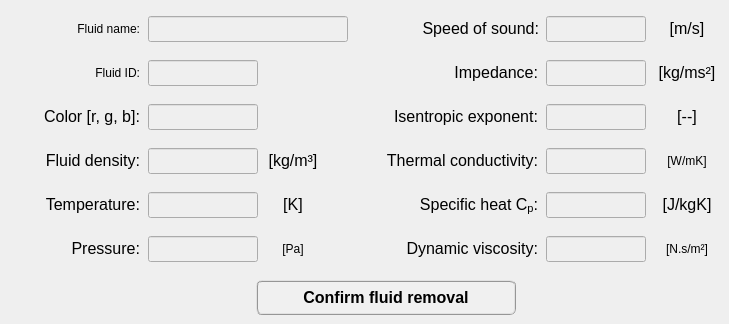
    <widget class="QWidget" name="tab_remove_fluid">
     <attribute name="title">
      <string>Delete</string>
     </attribute>
     <widget class="QPushButton" name="pushButton_confirm_fluid_removal">
      <property name="enabled">
       <bool>true</bool>
      </property>
      <property name="geometry">
       <rect>
        <x>256</x>
        <y>280</y>
        <width>260</width>
        <height>35</height>
       </rect>
      </property>
      <property name="minimumSize">
       <size>
        <width>260</width>
        <height>35</height>
       </size>
      </property>
      <property name="maximumSize">
       <size>
        <width>260</width>
        <height>35</height>
       </size>
      </property>
      <property name="font">
       <font>
        <family>MS Shell Dlg 2</family>
        <pointsize>12</pointsize>
        <weight>75</weight>
        <italic>false</italic>
        <bold>true</bold>
       </font>
      </property>
      <property name="cursor">
       <cursorShape>ArrowCursor</cursorShape>
      </property>
      <property name="layoutDirection">
       <enum>Qt::LeftToRight</enum>
      </property>
      <property name="autoFillBackground">
       <bool>false</bool>
      </property>
      <property name="styleSheet">
       <string notr="true">QPushButton{border-radius: 6px; border-color: rgb(150, 150, 150); border-style: ridge; border-width: 2px; color: rgb(0, 0, 0); background-color: rgb(240, 240, 240); font: 75 bold 12pt &quot;MS Shell Dlg 2&quot;}
QPushButton:hover{border-radius: 6px; border-color: rgb(0, 170, 255); border-style: ridge; border-width: 2px; color: rgb(0, 0, 0); background-color: rgba(174, 213, 255, 100); font: 75 bold 12pt &quot;MS Shell Dlg 2&quot;}
QPushButton:pressed{border-radius: 6px; border-color: rgb(0, 170, 255); border-style: ridge; border-width: 3px; color: rgb(0, 0, 0); background-color: rgb(174, 213, 255); font: 75 bold 12pt &quot;MS Shell Dlg 2&quot;}
QPushButton:disabled{border-radius: 6px; border-color: rgb(150, 150, 150); border-style: ridge; border-width: 3px; color: rgb(150, 150, 150); background-color: rgb(220, 220, 220); font: 75 bold 12pt &quot;MS Shell Dlg 2&quot;}</string>
      </property>
      <property name="text">
       <string>Confirm fluid removal</string>
      </property>
      <property name="shortcut">
       <string>Shift+A</string>
      </property>
      <property name="checkable">
       <bool>false</bool>
      </property>
      <property name="autoDefault">
       <bool>true</bool>
      </property>
      <property name="default">
       <bool>false</bool>
      </property>
      <property name="flat">
       <bool>false</bool>
      </property>
     </widget>
     <widget class="QLineEdit" name="lineEdit_fluid_density_remove">
      <property name="enabled">
       <bool>false</bool>
      </property>
      <property name="geometry">
       <rect>
        <x>148</x>
        <y>148</y>
        <width>110</width>
        <height>26</height>
       </rect>
      </property>
      <property name="minimumSize">
       <size>
        <width>110</width>
        <height>26</height>
       </size>
      </property>
      <property name="maximumSize">
       <size>
        <width>110</width>
        <height>26</height>
       </size>
      </property>
      <property name="font">
       <font>
        <family>Arial</family>
        <pointsize>11</pointsize>
        <weight>75</weight>
        <italic>false</italic>
        <bold>true</bold>
       </font>
      </property>
      <property name="alignment">
       <set>Qt::AlignCenter</set>
      </property>
     </widget>
     <widget class="QLineEdit" name="lineEdit_impedance_remove">
      <property name="enabled">
       <bool>false</bool>
      </property>
      <property name="geometry">
       <rect>
        <x>546</x>
        <y>60</y>
        <width>100</width>
        <height>26</height>
       </rect>
      </property>
      <property name="minimumSize">
       <size>
        <width>100</width>
        <height>26</height>
       </size>
      </property>
      <property name="maximumSize">
       <size>
        <width>100</width>
        <height>26</height>
       </size>
      </property>
      <property name="font">
       <font>
        <family>Arial</family>
        <pointsize>11</pointsize>
        <weight>75</weight>
        <italic>false</italic>
        <bold>true</bold>
       </font>
      </property>
      <property name="alignment">
       <set>Qt::AlignCenter</set>
      </property>
     </widget>
     <widget class="QLabel" name="coefficient_mK_11">
      <property name="geometry">
       <rect>
        <x>654</x>
        <y>236</y>
        <width>66</width>
        <height>26</height>
       </rect>
      </property>
      <property name="minimumSize">
       <size>
        <width>66</width>
        <height>26</height>
       </size>
      </property>
      <property name="maximumSize">
       <size>
        <width>66</width>
        <height>26</height>
       </size>
      </property>
      <property name="text">
       <string>&lt;html&gt;&lt;head/&gt;&lt;body&gt;&lt;p align=&quot;center&quot;&gt;&lt;span style=&quot; font-style:normal;&quot;&gt;[N.s/m²]&lt;/span&gt;&lt;/p&gt;&lt;/body&gt;&lt;/html&gt;</string>
      </property>
     </widget>
     <widget class="QLabel" name="Name_label_3">
      <property name="geometry">
       <rect>
        <x>10</x>
        <y>16</y>
        <width>130</width>
        <height>26</height>
       </rect>
      </property>
      <property name="minimumSize">
       <size>
        <width>130</width>
        <height>26</height>
       </size>
      </property>
      <property name="maximumSize">
       <size>
        <width>130</width>
        <height>26</height>
       </size>
      </property>
      <property name="text">
       <string>&lt;html&gt;&lt;head/&gt;&lt;body&gt;&lt;p align=&quot;right&quot;&gt;&lt;span style=&quot; font-style:normal;&quot;&gt;Fluid name:&lt;/span&gt;&lt;/p&gt;&lt;/body&gt;&lt;/html&gt;</string>
      </property>
      <property name="alignment">
       <set>Qt::AlignCenter</set>
      </property>
     </widget>
     <widget class="QLabel" name="density_label_19">
      <property name="geometry">
       <rect>
        <x>260</x>
        <y>148</y>
        <width>66</width>
        <height>26</height>
       </rect>
      </property>
      <property name="minimumSize">
       <size>
        <width>66</width>
        <height>26</height>
       </size>
      </property>
      <property name="maximumSize">
       <size>
        <width>66</width>
        <height>26</height>
       </size>
      </property>
      <property name="text">
       <string>&lt;html&gt;&lt;head/&gt;&lt;body&gt;&lt;p&gt;&lt;span style=&quot; font-size:12pt; font-style:normal;&quot;&gt;[kg/m³]&lt;/span&gt;&lt;/p&gt;&lt;/body&gt;&lt;/html&gt;</string>
      </property>
      <property name="alignment">
       <set>Qt::AlignCenter</set>
      </property>
     </widget>
     <widget class="QLabel" name="density_label_20">
      <property name="geometry">
       <rect>
        <x>654</x>
        <y>16</y>
        <width>66</width>
        <height>26</height>
       </rect>
      </property>
      <property name="minimumSize">
       <size>
        <width>66</width>
        <height>26</height>
       </size>
      </property>
      <property name="maximumSize">
       <size>
        <width>66</width>
        <height>26</height>
       </size>
      </property>
      <property name="text">
       <string>&lt;html&gt;&lt;head/&gt;&lt;body&gt;&lt;p&gt;&lt;span style=&quot; font-size:12pt; font-style:normal;&quot;&gt;[m/s]&lt;/span&gt;&lt;/p&gt;&lt;/body&gt;&lt;/html&gt;</string>
      </property>
      <property name="alignment">
       <set>Qt::AlignCenter</set>
      </property>
     </widget>
     <widget class="QLineEdit" name="lineEdit_color_remove">
      <property name="enabled">
       <bool>false</bool>
      </property>
      <property name="geometry">
       <rect>
        <x>148</x>
        <y>104</y>
        <width>110</width>
        <height>26</height>
       </rect>
      </property>
      <property name="minimumSize">
       <size>
        <width>110</width>
        <height>26</height>
       </size>
      </property>
      <property name="maximumSize">
       <size>
        <width>110</width>
        <height>26</height>
       </size>
      </property>
      <property name="font">
       <font>
        <family>Arial</family>
        <pointsize>11</pointsize>
        <weight>75</weight>
        <italic>false</italic>
        <bold>true</bold>
       </font>
      </property>
      <property name="alignment">
       <set>Qt::AlignCenter</set>
      </property>
     </widget>
     <widget class="QLabel" name="coefficient_mK_12">
      <property name="geometry">
       <rect>
        <x>654</x>
        <y>104</y>
        <width>66</width>
        <height>26</height>
       </rect>
      </property>
      <property name="minimumSize">
       <size>
        <width>66</width>
        <height>26</height>
       </size>
      </property>
      <property name="maximumSize">
       <size>
        <width>66</width>
        <height>26</height>
       </size>
      </property>
      <property name="text">
       <string>&lt;html&gt;&lt;head/&gt;&lt;body&gt;&lt;p align=&quot;center&quot;&gt;&lt;span style=&quot; font-size:12pt; font-style:normal;&quot;&gt;[--]&lt;/span&gt;&lt;/p&gt;&lt;/body&gt;&lt;/html&gt;</string>
      </property>
     </widget>
     <widget class="QLabel" name="YoungMod_label_3">
      <property name="geometry">
       <rect>
        <x>404</x>
        <y>16</y>
        <width>135</width>
        <height>26</height>
       </rect>
      </property>
      <property name="minimumSize">
       <size>
        <width>135</width>
        <height>26</height>
       </size>
      </property>
      <property name="maximumSize">
       <size>
        <width>135</width>
        <height>26</height>
       </size>
      </property>
      <property name="font">
       <font>
        <italic>false</italic>
       </font>
      </property>
      <property name="text">
       <string>&lt;html&gt;&lt;head/&gt;&lt;body&gt;&lt;p align=&quot;right&quot;&gt;&lt;span style=&quot; font-size:12pt;&quot;&gt;Speed of sound:&lt;/span&gt;&lt;/p&gt;&lt;/body&gt;&lt;/html&gt;</string>
      </property>
      <property name="alignment">
       <set>Qt::AlignCenter</set>
      </property>
     </widget>
     <widget class="QLabel" name="coefficient_mK_3">
      <property name="geometry">
       <rect>
        <x>378</x>
        <y>236</y>
        <width>160</width>
        <height>26</height>
       </rect>
      </property>
      <property name="minimumSize">
       <size>
        <width>160</width>
        <height>26</height>
       </size>
      </property>
      <property name="maximumSize">
       <size>
        <width>160</width>
        <height>26</height>
       </size>
      </property>
      <property name="text">
       <string>&lt;html&gt;&lt;head/&gt;&lt;body&gt;&lt;p align=&quot;right&quot;&gt;&lt;span style=&quot; font-size:12pt; font-style:normal;&quot;&gt;Dynamic viscosity:&lt;/span&gt;&lt;/p&gt;&lt;/body&gt;&lt;/html&gt;</string>
      </property>
     </widget>
     <widget class="QLabel" name="ID_label_3">
      <property name="geometry">
       <rect>
        <x>10</x>
        <y>60</y>
        <width>130</width>
        <height>26</height>
       </rect>
      </property>
      <property name="minimumSize">
       <size>
        <width>130</width>
        <height>26</height>
       </size>
      </property>
      <property name="maximumSize">
       <size>
        <width>130</width>
        <height>26</height>
       </size>
      </property>
      <property name="text">
       <string>&lt;html&gt;&lt;head/&gt;&lt;body&gt;&lt;p align=&quot;right&quot;&gt;&lt;span style=&quot; font-style:normal;&quot;&gt;Fluid ID:&lt;/span&gt;&lt;/p&gt;&lt;/body&gt;&lt;/html&gt;</string>
      </property>
      <property name="alignment">
       <set>Qt::AlignCenter</set>
      </property>
     </widget>
     <widget class="QLineEdit" name="lineEdit_name_remove">
      <property name="enabled">
       <bool>false</bool>
      </property>
      <property name="geometry">
       <rect>
        <x>148</x>
        <y>16</y>
        <width>200</width>
        <height>26</height>
       </rect>
      </property>
      <property name="minimumSize">
       <size>
        <width>200</width>
        <height>26</height>
       </size>
      </property>
      <property name="maximumSize">
       <size>
        <width>200</width>
        <height>26</height>
       </size>
      </property>
      <property name="font">
       <font>
        <family>Arial</family>
        <pointsize>10</pointsize>
        <weight>75</weight>
        <italic>false</italic>
        <bold>true</bold>
       </font>
      </property>
      <property name="alignment">
       <set>Qt::AlignCenter</set>
      </property>
     </widget>
     <widget class="QLineEdit" name="lineEdit_specific_heat_Cp_remove">
      <property name="enabled">
       <bool>false</bool>
      </property>
      <property name="geometry">
       <rect>
        <x>546</x>
        <y>192</y>
        <width>100</width>
        <height>26</height>
       </rect>
      </property>
      <property name="minimumSize">
       <size>
        <width>100</width>
        <height>26</height>
       </size>
      </property>
      <property name="maximumSize">
       <size>
        <width>100</width>
        <height>26</height>
       </size>
      </property>
      <property name="font">
       <font>
        <family>Arial</family>
        <pointsize>11</pointsize>
        <weight>75</weight>
        <italic>false</italic>
        <bold>true</bold>
       </font>
      </property>
      <property name="alignment">
       <set>Qt::AlignCenter</set>
      </property>
     </widget>
     <widget class="QLabel" name="poisson_label_13">
      <property name="geometry">
       <rect>
        <x>368</x>
        <y>148</y>
        <width>170</width>
        <height>26</height>
       </rect>
      </property>
      <property name="minimumSize">
       <size>
        <width>170</width>
        <height>26</height>
       </size>
      </property>
      <property name="maximumSize">
       <size>
        <width>170</width>
        <height>26</height>
       </size>
      </property>
      <property name="text">
       <string>&lt;html&gt;&lt;head/&gt;&lt;body&gt;&lt;p align=&quot;right&quot;&gt;&lt;span style=&quot; font-size:12pt; font-style:normal;&quot;&gt;Thermal conductivity:&lt;/span&gt;&lt;/p&gt;&lt;/body&gt;&lt;/html&gt;</string>
      </property>
     </widget>
     <widget class="QLabel" name="YoungMod_label_10">
      <property name="geometry">
       <rect>
        <x>368</x>
        <y>104</y>
        <width>170</width>
        <height>26</height>
       </rect>
      </property>
      <property name="minimumSize">
       <size>
        <width>170</width>
        <height>26</height>
       </size>
      </property>
      <property name="maximumSize">
       <size>
        <width>170</width>
        <height>26</height>
       </size>
      </property>
      <property name="font">
       <font>
        <italic>false</italic>
       </font>
      </property>
      <property name="text">
       <string>&lt;html&gt;&lt;head/&gt;&lt;body&gt;&lt;p align=&quot;right&quot;&gt;&lt;span style=&quot; font-size:12pt;&quot;&gt;Isentropic exponent:&lt;/span&gt;&lt;/p&gt;&lt;/body&gt;&lt;/html&gt;</string>
      </property>
     </widget>
     <widget class="QLabel" name="density_label_3">
      <property name="geometry">
       <rect>
        <x>10</x>
        <y>148</y>
        <width>130</width>
        <height>26</height>
       </rect>
      </property>
      <property name="minimumSize">
       <size>
        <width>130</width>
        <height>26</height>
       </size>
      </property>
      <property name="maximumSize">
       <size>
        <width>130</width>
        <height>26</height>
       </size>
      </property>
      <property name="text">
       <string>&lt;html&gt;&lt;head/&gt;&lt;body&gt;&lt;p align=&quot;right&quot;&gt;&lt;span style=&quot; font-size:12pt; font-style:normal;&quot;&gt;Fluid density:&lt;/span&gt;&lt;/p&gt;&lt;/body&gt;&lt;/html&gt;</string>
      </property>
      <property name="alignment">
       <set>Qt::AlignCenter</set>
      </property>
     </widget>
     <widget class="QLabel" name="density_label_10">
      <property name="geometry">
       <rect>
        <x>654</x>
        <y>192</y>
        <width>66</width>
        <height>26</height>
       </rect>
      </property>
      <property name="minimumSize">
       <size>
        <width>66</width>
        <height>26</height>
       </size>
      </property>
      <property name="maximumSize">
       <size>
        <width>66</width>
        <height>26</height>
       </size>
      </property>
      <property name="text">
       <string>&lt;html&gt;&lt;head/&gt;&lt;body&gt;&lt;p align=&quot;center&quot;&gt;&lt;span style=&quot; font-size:12pt; font-style:normal;&quot;&gt;[J/kgK]&lt;/span&gt;&lt;/p&gt;&lt;/body&gt;&lt;/html&gt;</string>
      </property>
     </widget>
     <widget class="QLineEdit" name="lineEdit_dynamic_viscosity_remove">
      <property name="enabled">
       <bool>false</bool>
      </property>
      <property name="geometry">
       <rect>
        <x>546</x>
        <y>236</y>
        <width>100</width>
        <height>26</height>
       </rect>
      </property>
      <property name="minimumSize">
       <size>
        <width>100</width>
        <height>26</height>
       </size>
      </property>
      <property name="maximumSize">
       <size>
        <width>100</width>
        <height>26</height>
       </size>
      </property>
      <property name="font">
       <font>
        <family>Arial</family>
        <pointsize>11</pointsize>
        <weight>75</weight>
        <italic>false</italic>
        <bold>true</bold>
       </font>
      </property>
      <property name="alignment">
       <set>Qt::AlignCenter</set>
      </property>
     </widget>
     <widget class="QLineEdit" name="lineEdit_thermal_conductivity_remove">
      <property name="enabled">
       <bool>false</bool>
      </property>
      <property name="geometry">
       <rect>
        <x>546</x>
        <y>148</y>
        <width>100</width>
        <height>26</height>
       </rect>
      </property>
      <property name="minimumSize">
       <size>
        <width>100</width>
        <height>26</height>
       </size>
      </property>
      <property name="maximumSize">
       <size>
        <width>100</width>
        <height>26</height>
       </size>
      </property>
      <property name="font">
       <font>
        <family>Arial</family>
        <pointsize>11</pointsize>
        <weight>75</weight>
        <italic>false</italic>
        <bold>true</bold>
       </font>
      </property>
      <property name="alignment">
       <set>Qt::AlignCenter</set>
      </property>
     </widget>
     <widget class="QLabel" name="poisson_label_9">
      <property name="geometry">
       <rect>
        <x>408</x>
        <y>60</y>
        <width>130</width>
        <height>26</height>
       </rect>
      </property>
      <property name="minimumSize">
       <size>
        <width>130</width>
        <height>26</height>
       </size>
      </property>
      <property name="maximumSize">
       <size>
        <width>130</width>
        <height>26</height>
       </size>
      </property>
      <property name="text">
       <string>&lt;html&gt;&lt;head/&gt;&lt;body&gt;&lt;p align=&quot;right&quot;&gt;&lt;span style=&quot; font-size:12pt; font-style:normal;&quot;&gt;Impedance:&lt;/span&gt;&lt;/p&gt;&lt;/body&gt;&lt;/html&gt;</string>
      </property>
     </widget>
     <widget class="QLabel" name="density_label_21">
      <property name="geometry">
       <rect>
        <x>654</x>
        <y>60</y>
        <width>66</width>
        <height>26</height>
       </rect>
      </property>
      <property name="minimumSize">
       <size>
        <width>66</width>
        <height>26</height>
       </size>
      </property>
      <property name="maximumSize">
       <size>
        <width>66</width>
        <height>26</height>
       </size>
      </property>
      <property name="text">
       <string>&lt;html&gt;&lt;head/&gt;&lt;body&gt;&lt;p&gt;&lt;span style=&quot; font-size:12pt; font-style:normal;&quot;&gt;[kg/ms²]&lt;/span&gt;&lt;/p&gt;&lt;/body&gt;&lt;/html&gt;</string>
      </property>
      <property name="alignment">
       <set>Qt::AlignCenter</set>
      </property>
     </widget>
     <widget class="QLabel" name="density_label_22">
      <property name="geometry">
       <rect>
        <x>388</x>
        <y>192</y>
        <width>150</width>
        <height>26</height>
       </rect>
      </property>
      <property name="minimumSize">
       <size>
        <width>150</width>
        <height>26</height>
       </size>
      </property>
      <property name="maximumSize">
       <size>
        <width>150</width>
        <height>26</height>
       </size>
      </property>
      <property name="text">
       <string>&lt;html&gt;&lt;head/&gt;&lt;body&gt;&lt;p align=&quot;right&quot;&gt;&lt;span style=&quot; font-size:12pt; font-style:normal;&quot;&gt;Specific heat C&lt;/span&gt;&lt;span style=&quot; font-size:12pt; font-style:normal; vertical-align:sub;&quot;&gt;p&lt;/span&gt;&lt;span style=&quot; font-size:12pt; font-style:normal;&quot;&gt;:&lt;/span&gt;&lt;/p&gt;&lt;/body&gt;&lt;/html&gt;</string>
      </property>
     </widget>
     <widget class="QLineEdit" name="lineEdit_speed_of_sound_remove">
      <property name="enabled">
       <bool>false</bool>
      </property>
      <property name="geometry">
       <rect>
        <x>546</x>
        <y>16</y>
        <width>100</width>
        <height>26</height>
       </rect>
      </property>
      <property name="minimumSize">
       <size>
        <width>100</width>
        <height>26</height>
       </size>
      </property>
      <property name="maximumSize">
       <size>
        <width>100</width>
        <height>26</height>
       </size>
      </property>
      <property name="font">
       <font>
        <family>Arial</family>
        <pointsize>11</pointsize>
        <weight>75</weight>
        <italic>false</italic>
        <bold>true</bold>
       </font>
      </property>
      <property name="alignment">
       <set>Qt::AlignCenter</set>
      </property>
     </widget>
     <widget class="QLineEdit" name="lineEdit_id_remove">
      <property name="enabled">
       <bool>false</bool>
      </property>
      <property name="geometry">
       <rect>
        <x>148</x>
        <y>60</y>
        <width>110</width>
        <height>26</height>
       </rect>
      </property>
      <property name="minimumSize">
       <size>
        <width>110</width>
        <height>26</height>
       </size>
      </property>
      <property name="maximumSize">
       <size>
        <width>110</width>
        <height>26</height>
       </size>
      </property>
      <property name="font">
       <font>
        <family>Arial</family>
        <pointsize>11</pointsize>
        <weight>75</weight>
        <italic>false</italic>
        <bold>true</bold>
       </font>
      </property>
      <property name="alignment">
       <set>Qt::AlignCenter</set>
      </property>
     </widget>
     <widget class="QLabel" name="color_label_4">
      <property name="geometry">
       <rect>
        <x>10</x>
        <y>104</y>
        <width>130</width>
        <height>26</height>
       </rect>
      </property>
      <property name="minimumSize">
       <size>
        <width>130</width>
        <height>26</height>
       </size>
      </property>
      <property name="maximumSize">
       <size>
        <width>130</width>
        <height>26</height>
       </size>
      </property>
      <property name="text">
       <string>&lt;html&gt;&lt;head/&gt;&lt;body&gt;&lt;p align=&quot;right&quot;&gt;&lt;span style=&quot; font-size:12pt; font-style:normal;&quot;&gt;Color [r, g, b]:&lt;/span&gt;&lt;/p&gt;&lt;/body&gt;&lt;/html&gt;</string>
      </property>
      <property name="alignment">
       <set>Qt::AlignCenter</set>
      </property>
     </widget>
     <widget class="QLineEdit" name="lineEdit_isentropic_exponent_remove">
      <property name="enabled">
       <bool>false</bool>
      </property>
      <property name="geometry">
       <rect>
        <x>546</x>
        <y>104</y>
        <width>100</width>
        <height>26</height>
       </rect>
      </property>
      <property name="minimumSize">
       <size>
        <width>100</width>
        <height>26</height>
       </size>
      </property>
      <property name="maximumSize">
       <size>
        <width>100</width>
        <height>26</height>
       </size>
      </property>
      <property name="font">
       <font>
        <family>Arial</family>
        <pointsize>11</pointsize>
        <weight>75</weight>
        <italic>false</italic>
        <bold>true</bold>
       </font>
      </property>
      <property name="alignment">
       <set>Qt::AlignCenter</set>
      </property>
     </widget>
     <widget class="QLabel" name="poisson_label_10">
      <property name="geometry">
       <rect>
        <x>654</x>
        <y>148</y>
        <width>66</width>
        <height>26</height>
       </rect>
      </property>
      <property name="minimumSize">
       <size>
        <width>66</width>
        <height>26</height>
       </size>
      </property>
      <property name="maximumSize">
       <size>
        <width>66</width>
        <height>26</height>
       </size>
      </property>
      <property name="text">
       <string>&lt;html&gt;&lt;head/&gt;&lt;body&gt;&lt;p align=&quot;center&quot;&gt;&lt;span style=&quot; font-style:normal;&quot;&gt;[W/mK]&lt;/span&gt;&lt;/p&gt;&lt;/body&gt;&lt;/html&gt;</string>
      </property>
     </widget>
     <widget class="QLineEdit" name="lineEdit_pressure_remove">
      <property name="enabled">
       <bool>false</bool>
      </property>
      <property name="geometry">
       <rect>
        <x>148</x>
        <y>236</y>
        <width>110</width>
        <height>26</height>
       </rect>
      </property>
      <property name="minimumSize">
       <size>
        <width>110</width>
        <height>26</height>
       </size>
      </property>
      <property name="maximumSize">
       <size>
        <width>110</width>
        <height>26</height>
       </size>
      </property>
      <property name="font">
       <font>
        <family>Arial</family>
        <pointsize>11</pointsize>
        <weight>75</weight>
        <italic>false</italic>
        <bold>true</bold>
       </font>
      </property>
      <property name="styleSheet">
       <string notr="true"/>
      </property>
      <property name="alignment">
       <set>Qt::AlignCenter</set>
      </property>
     </widget>
     <widget class="QLabel" name="YoungMod_label_12">
      <property name="geometry">
       <rect>
        <x>10</x>
        <y>192</y>
        <width>130</width>
        <height>26</height>
       </rect>
      </property>
      <property name="minimumSize">
       <size>
        <width>130</width>
        <height>26</height>
       </size>
      </property>
      <property name="maximumSize">
       <size>
        <width>130</width>
        <height>26</height>
       </size>
      </property>
      <property name="font">
       <font>
        <italic>false</italic>
       </font>
      </property>
      <property name="text">
       <string>&lt;html&gt;&lt;head/&gt;&lt;body&gt;&lt;p align=&quot;right&quot;&gt;&lt;span style=&quot; font-size:12pt;&quot;&gt;Temperature:&lt;/span&gt;&lt;/p&gt;&lt;/body&gt;&lt;/html&gt;</string>
      </property>
      <property name="alignment">
       <set>Qt::AlignCenter</set>
      </property>
     </widget>
     <widget class="QLineEdit" name="lineEdit_temperature_remove">
      <property name="enabled">
       <bool>false</bool>
      </property>
      <property name="geometry">
       <rect>
        <x>148</x>
        <y>192</y>
        <width>110</width>
        <height>26</height>
       </rect>
      </property>
      <property name="minimumSize">
       <size>
        <width>110</width>
        <height>26</height>
       </size>
      </property>
      <property name="maximumSize">
       <size>
        <width>110</width>
        <height>26</height>
       </size>
      </property>
      <property name="font">
       <font>
        <family>Arial</family>
        <pointsize>11</pointsize>
        <weight>75</weight>
        <italic>false</italic>
        <bold>true</bold>
       </font>
      </property>
      <property name="styleSheet">
       <string notr="true"/>
      </property>
      <property name="text">
       <string/>
      </property>
      <property name="alignment">
       <set>Qt::AlignCenter</set>
      </property>
     </widget>
     <widget class="QLabel" name="density_label_30">
      <property name="geometry">
       <rect>
        <x>260</x>
        <y>192</y>
        <width>66</width>
        <height>26</height>
       </rect>
      </property>
      <property name="minimumSize">
       <size>
        <width>66</width>
        <height>26</height>
       </size>
      </property>
      <property name="maximumSize">
       <size>
        <width>66</width>
        <height>26</height>
       </size>
      </property>
      <property name="text">
       <string>&lt;html&gt;&lt;head/&gt;&lt;body&gt;&lt;p&gt;&lt;span style=&quot; font-size:12pt; font-style:normal;&quot;&gt;[K]&lt;/span&gt;&lt;/p&gt;&lt;/body&gt;&lt;/html&gt;</string>
      </property>
      <property name="alignment">
       <set>Qt::AlignCenter</set>
      </property>
     </widget>
     <widget class="QLabel" name="coefficient_mK_19">
      <property name="geometry">
       <rect>
        <x>10</x>
        <y>236</y>
        <width>130</width>
        <height>26</height>
       </rect>
      </property>
      <property name="minimumSize">
       <size>
        <width>130</width>
        <height>26</height>
       </size>
      </property>
      <property name="maximumSize">
       <size>
        <width>130</width>
        <height>26</height>
       </size>
      </property>
      <property name="text">
       <string>&lt;html&gt;&lt;head/&gt;&lt;body&gt;&lt;p align=&quot;right&quot;&gt;&lt;span style=&quot; font-size:12pt; font-style:normal;&quot;&gt;Pressure:&lt;/span&gt;&lt;/p&gt;&lt;/body&gt;&lt;/html&gt;</string>
      </property>
     </widget>
     <widget class="QLabel" name="coefficient_mK_20">
      <property name="geometry">
       <rect>
        <x>260</x>
        <y>236</y>
        <width>66</width>
        <height>26</height>
       </rect>
      </property>
      <property name="minimumSize">
       <size>
        <width>66</width>
        <height>26</height>
       </size>
      </property>
      <property name="maximumSize">
       <size>
        <width>66</width>
        <height>26</height>
       </size>
      </property>
      <property name="text">
       <string>&lt;html&gt;&lt;head/&gt;&lt;body&gt;&lt;p align=&quot;center&quot;&gt;&lt;span style=&quot; font-style:normal;&quot;&gt;[Pa]&lt;/span&gt;&lt;/p&gt;&lt;/body&gt;&lt;/html&gt;</string>
      </property>
     </widget>
    </widget>
